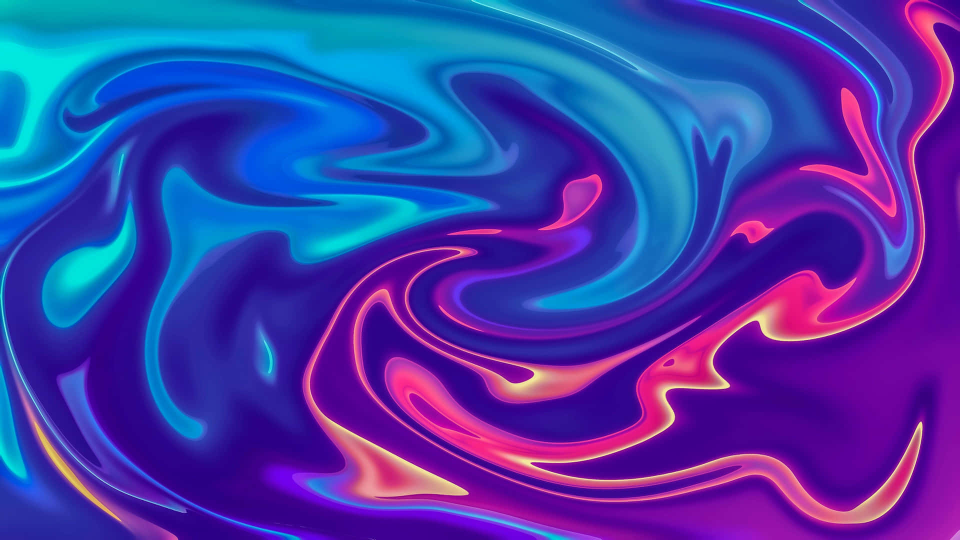
#> input picture app/converters/image_to_image/color.jpeg, 1920 x 1080 px (shown at 1/2 size)
$ python main.py
#> lines starting #> are read from the running program, lines starting #| are printed output that depends on the picture
### app/converters/image_to_image/image_converter.py
import string
from PIL import Image
from PIL.ImagePalette import random
import random

class ImageConverter:
    def __init__(self, path, extension):
        self.path = path
        self.extension = extension

    def image_resize (self, path):
#> called with path = 'color.jpeg'
        img = Image.open(path)
#> img is the input picture: PIL image 1920x1080 RGB; mean R, G, B 66.6, 59.2, 169.2
        img_resized = img.resize((int(img.width/2), int(img.height/2)), box=(20,20,300,300))
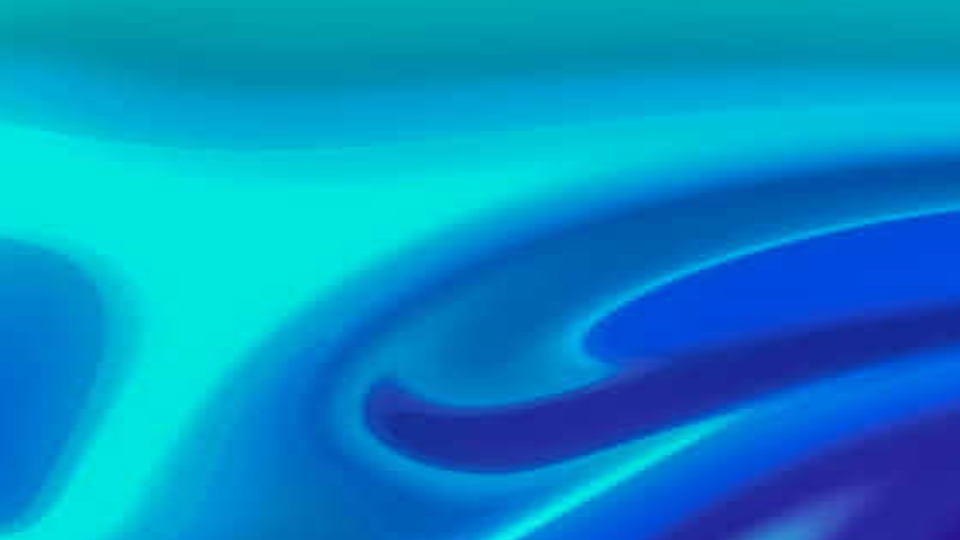
#> img_resized: PIL image 960x540 RGB; mean R, G, B 4.7, 141.4, 199.4
        name = self.generate_name()
        img_resized.save('Resize/'+name+'.png')
        file_path = 'Resize/'+name+'.png'
        return file_path

    def image_rotate (self, path):
#> called with path = 'Resize/XTbfHnkZWM.png'
        img = Image.open(path)
        img_rotated = img.rotate(angle=60, expand=True, fillcolor="black") #center=(0,0)
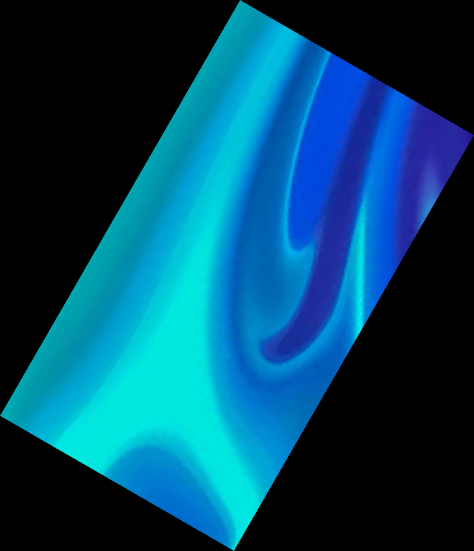
#> img_rotated: PIL image 948x1102 RGB (shown at 1/2 size); mean R, G, B 2.3, 70.2, 98.9
        name = self.generate_name()
        img_rotated.save('Rotate/'+name+'.png')
        file_path = 'Rotate/'+name+'.png'
        return file_path

    def image_grayscale (self, path):
#> called with path = 'Rotate/jTwBmrKrSm.png'
        img = Image.open(path)
        img_grayscaled = img.convert("L")
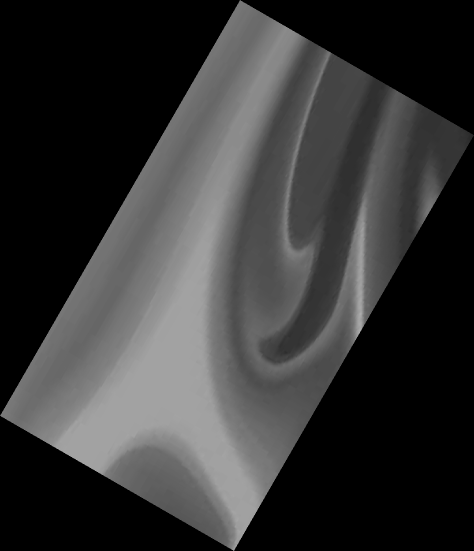
#> img_grayscaled: PIL image 948x1102 L (shown at 1/2 size); min 0, max 174, mean 53.2
        name = self.generate_name()
        img_grayscaled.save('Grayscale/'+name+'.png')
        file_path = 'Grayscale/'+name+'.png'
        return file_path

    def image_convert (self):
        resized = self.image_resize(self.path)
        rotated = self.image_rotate(resized)
        grayscale = self.image_grayscale(rotated)
        name = self.generate_name()
        img_converted = Image.open(grayscale)
        print(self.extension)
        img_converted.convert("RGB")
        img_converted.save('../../outputs/image_converted_outputs/'+name+'.'+self.extension, format = self.extension)
        output_path = '../../outputs/image_converted_outputs/'+name+'.'+self.extension
        print('Image converted successfully '+ output_path)
        return output_path


    @staticmethod
    def generate_name ():
        chars = string.ascii_letters + string.ascii_lowercase + string.ascii_uppercase
        name = ""
        for i in range (10):
            name += random.choice(chars)
        return name

### app/converters/image_to_image/main.py
from image_converter import ImageConverter

if __name__ == '__main__':

    file_path = "color.jpeg"
    file_extension = "jpeg"

    #params needed -> resize?, width, height, rotate?, angle, grayscale?

    image_converter = ImageConverter(file_path, file_extension)

    image_converter.image_convert()
